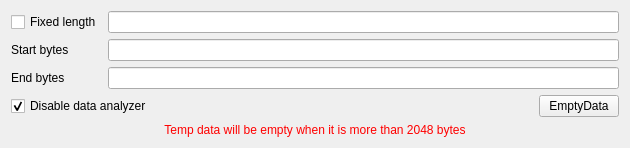
<?xml version="1.0" encoding="UTF-8"?>
<ui version="4.0">
 <class>SAKOtherAnalyzerThreadManager</class>
 <widget class="QWidget" name="SAKOtherAnalyzerThreadManager">
  <property name="geometry">
   <rect>
    <x>0</x>
    <y>0</y>
    <width>630</width>
    <height>143</height>
   </rect>
  </property>
  <property name="windowTitle">
   <string notr="true">Data analyzer</string>
  </property>
  <layout class="QGridLayout" name="gridLayout">
   <item row="2" column="0">
    <widget class="QLabel" name="label_2">
     <property name="text">
      <string>End bytes</string>
     </property>
    </widget>
   </item>
   <item row="5" column="0">
    <spacer name="verticalSpacer">
     <property name="orientation">
      <enum>Qt::Vertical</enum>
     </property>
     <property name="sizeHint" stdset="0">
      <size>
       <width>20</width>
       <height>40</height>
      </size>
     </property>
    </spacer>
   </item>
   <item row="0" column="0">
    <widget class="QCheckBox" name="fixedLengthCheckBox">
     <property name="text">
      <string>Fixed length</string>
     </property>
    </widget>
   </item>
   <item row="3" column="0" colspan="2">
    <widget class="QCheckBox" name="disableCheckBox">
     <property name="sizePolicy">
      <sizepolicy hsizetype="Expanding" vsizetype="Fixed">
       <horstretch>0</horstretch>
       <verstretch>0</verstretch>
      </sizepolicy>
     </property>
     <property name="text">
      <string>Disable data analyzer</string>
     </property>
     <property name="checked">
      <bool>true</bool>
     </property>
    </widget>
   </item>
   <item row="1" column="0">
    <widget class="QLabel" name="label">
     <property name="text">
      <string>Start bytes</string>
     </property>
    </widget>
   </item>
   <item row="3" column="3">
    <widget class="QPushButton" name="clearPushButton">
     <property name="toolTip">
      <string>Empty temp data</string>
     </property>
     <property name="text">
      <string>EmptyData</string>
     </property>
    </widget>
   </item>
   <item row="3" column="2">
    <spacer name="horizontalSpacer">
     <property name="orientation">
      <enum>Qt::Horizontal</enum>
     </property>
     <property name="sizeHint" stdset="0">
      <size>
       <width>40</width>
       <height>20</height>
      </size>
     </property>
    </spacer>
   </item>
   <item row="2" column="1" colspan="3">
    <widget class="QLineEdit" name="endLineEdit">
     <property name="text">
      <string notr="true"/>
     </property>
    </widget>
   </item>
   <item row="1" column="1" colspan="3">
    <widget class="QLineEdit" name="startLineEdit">
     <property name="text">
      <string notr="true"/>
     </property>
    </widget>
   </item>
   <item row="0" column="1" colspan="3">
    <widget class="QLineEdit" name="lengthLineEdit">
     <property name="text">
      <string notr="true"/>
     </property>
    </widget>
   </item>
   <item row="4" column="0" colspan="4">
    <widget class="QLabel" name="label_3">
     <property name="styleSheet">
      <string notr="true">QLabel {
	color: red
}</string>
     </property>
     <property name="text">
      <string>Temp data will be empty when it is more than 2048 bytes</string>
     </property>
     <property name="alignment">
      <set>Qt::AlignCenter</set>
     </property>
    </widget>
   </item>
  </layout>
 </widget>
 <resources/>
 <connections/>
</ui>
